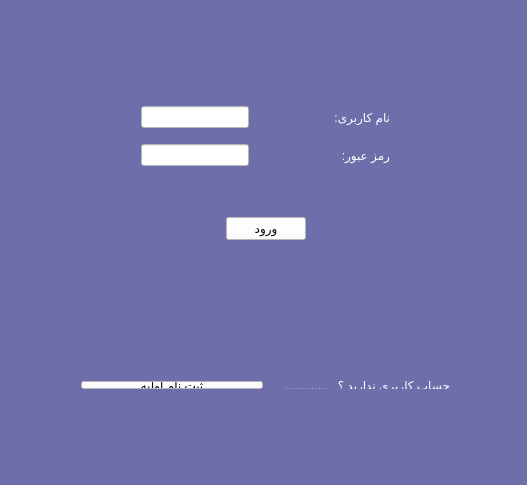
<?xml version="1.0" encoding="UTF-8"?>
<ui version="4.0">
 <class>MainWindow</class>
 <widget class="QMainWindow" name="MainWindow">
  <property name="geometry">
   <rect>
    <x>0</x>
    <y>0</y>
    <width>527</width>
    <height>485</height>
   </rect>
  </property>
  <property name="windowTitle">
   <string>Pezashk Plus</string>
  </property>
  <property name="styleSheet">
   <string notr="true">background-color:rgb(110, 110, 170)</string>
  </property>
  <widget class="QWidget" name="centralWidget">
   <widget class="QWidget" name="layoutWidget">
    <property name="geometry">
     <rect>
      <x>70</x>
      <y>370</y>
      <width>391</width>
      <height>30</height>
     </rect>
    </property>
    <layout class="QHBoxLayout" name="horizontalLayout_3">
     <item>
      <widget class="QPushButton" name="pushButton_Sabtenam">
       <property name="styleSheet">
        <string notr="true">background-color:white;
color: rgb(0, 0, 0);

</string>
       </property>
       <property name="text">
        <string>ثبت نام اولیه</string>
       </property>
      </widget>
     </item>
     <item>
      <widget class="QLabel" name="label_3">
       <property name="styleSheet">
        <string notr="true">color : white;</string>
       </property>
       <property name="text">
        <string>حساب کاربری ندارید ؟   .............</string>
       </property>
      </widget>
     </item>
    </layout>
   </widget>
   <widget class="QWidget" name="layoutWidget">
    <property name="geometry">
     <rect>
      <x>130</x>
      <y>90</y>
      <width>271</width>
      <height>161</height>
     </rect>
    </property>
    <layout class="QVBoxLayout" name="verticalLayout">
     <item>
      <layout class="QHBoxLayout" name="horizontalLayout">
       <item>
        <widget class="QLineEdit" name="lineEdit_Username">
         <property name="styleSheet">
          <string notr="true">background-color: white
</string>
         </property>
         <property name="cursorMoveStyle">
          <enum>Qt::LogicalMoveStyle</enum>
         </property>
        </widget>
       </item>
       <item>
        <spacer name="horizontalSpacer">
         <property name="orientation">
          <enum>Qt::Horizontal</enum>
         </property>
         <property name="sizeHint" stdset="0">
          <size>
           <width>40</width>
           <height>20</height>
          </size>
         </property>
        </spacer>
       </item>
       <item>
        <widget class="QLabel" name="label">
         <property name="styleSheet">
          <string notr="true">color : white;</string>
         </property>
         <property name="text">
          <string>نام کاربری:</string>
         </property>
        </widget>
       </item>
      </layout>
     </item>
     <item>
      <layout class="QHBoxLayout" name="horizontalLayout_2">
       <item>
        <widget class="QLineEdit" name="lineEdit_Password">
         <property name="styleSheet">
          <string notr="true">background-color: white
</string>
         </property>
         <property name="echoMode">
          <enum>QLineEdit::Password</enum>
         </property>
        </widget>
       </item>
       <item>
        <spacer name="horizontalSpacer_2">
         <property name="orientation">
          <enum>Qt::Horizontal</enum>
         </property>
         <property name="sizeHint" stdset="0">
          <size>
           <width>40</width>
           <height>20</height>
          </size>
         </property>
        </spacer>
       </item>
       <item>
        <widget class="QLabel" name="label_2">
         <property name="styleSheet">
          <string notr="true">color : white;</string>
         </property>
         <property name="text">
          <string>رمز عبور:</string>
         </property>
        </widget>
       </item>
      </layout>
     </item>
     <item>
      <spacer name="verticalSpacer">
       <property name="orientation">
        <enum>Qt::Vertical</enum>
       </property>
       <property name="sizeType">
        <enum>QSizePolicy::Minimum</enum>
       </property>
       <property name="sizeHint" stdset="0">
        <size>
         <width>20</width>
         <height>40</height>
        </size>
       </property>
      </spacer>
     </item>
     <item>
      <layout class="QHBoxLayout" name="horizontalLayout_4">
       <item>
        <spacer name="horizontalSpacer_4">
         <property name="orientation">
          <enum>Qt::Horizontal</enum>
         </property>
         <property name="sizeHint" stdset="0">
          <size>
           <width>40</width>
           <height>20</height>
          </size>
         </property>
        </spacer>
       </item>
       <item>
        <widget class="QPushButton" name="pushButton">
         <property name="styleSheet">
          <string notr="true">background-color : white;
color: rgb(0, 0, 0);

</string>
         </property>
         <property name="text">
          <string>ورود</string>
         </property>
        </widget>
       </item>
       <item>
        <spacer name="horizontalSpacer_3">
         <property name="orientation">
          <enum>Qt::Horizontal</enum>
         </property>
         <property name="sizeHint" stdset="0">
          <size>
           <width>40</width>
           <height>20</height>
          </size>
         </property>
        </spacer>
       </item>
      </layout>
     </item>
    </layout>
   </widget>
  </widget>
  <widget class="QMenuBar" name="menuBar">
   <property name="geometry">
    <rect>
     <x>0</x>
     <y>0</y>
     <width>527</width>
     <height>26</height>
    </rect>
   </property>
  </widget>
  <widget class="QStatusBar" name="statusBar"/>
 </widget>
 <layoutdefault spacing="6" margin="11"/>
 <resources/>
 <connections/>
</ui>
